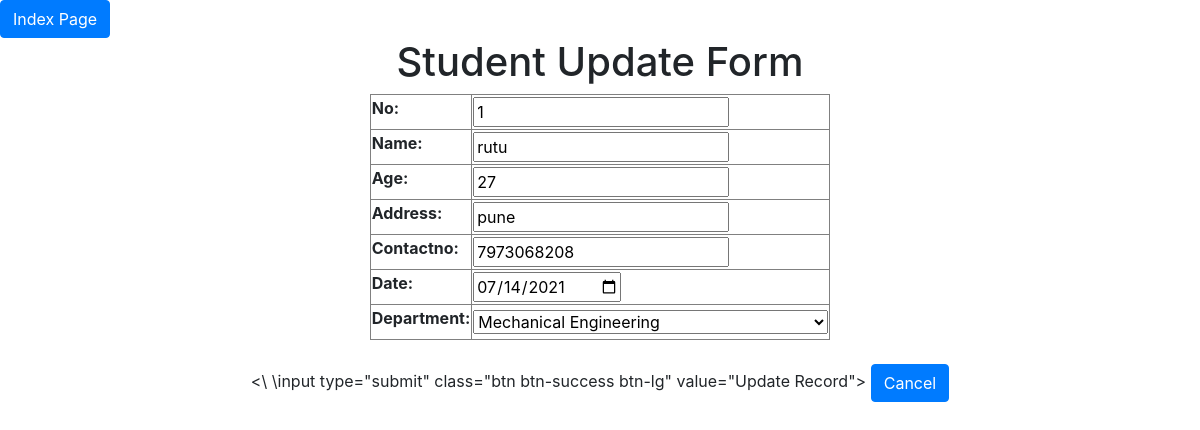
/update/12, run on the app's committed database.
### Testapp/models.py (models this page shows)
class Student(models.Model):
    no=models.IntegerField(blank=False,null=True,unique=True)
    name=models.CharField(max_length=100,blank=False,null=True)
    age=models.IntegerField(blank=False,null=True)
    address=models.CharField(max_length=100,blank=False,null=True)
    contactno=models.IntegerField(blank=False,null=True)
    date = models.DateField(null=True,blank=False)
    department=models.CharField(choices=StudentChoice,max_length=50,blank=False,null=True)

### Testapp/views.py (the view)
# urls.py: path('update/<int:id>',views.update_view),
def update_view(request,id):
   if request.method=='POST':
       student=Student.objects.get(id=id)
       form=StudentForm(request.POST,instance=student)
       if form.is_valid():
          form.save()
       return redirect('/')
   else:
       student=Student.objects.get(id=id)
       form=StudentForm(instance=student)
   return render(request,'html/update.html',{'form':form})

### Testapp/forms.py
class StudentForm(forms.ModelForm):
    class Meta:
        model=Student
        fields='__all__'
        widgets = {
            'date': DateInput(),
        }

### Template/html/update.html (shortened to what this page needs)
<!DOCTYPE html>
{%load static%}
<html lang="en" dir="ltr">
  <head>
    <link rel="stylesheet"href="{% static 'insert.css'%}">
      <link rel="stylesheet" href="https://maxcdn.bootstrapcdn.com/bootstrap/4.0.0/css/bootstrap.min.css">
  </head>
  <body>
    <a href="/" class='btn btn-primary'>Index Page</a>
    <div class="" align='center'>
    <h1>Student Update Form</h1>
    <form method="POST">
      <table border="1">
        {{form}}
      </table>
      <br>
      <\
      \input type="submit" class="btn btn-success btn-lg" value="Update Record">
      <a href="/" class='btn btn-primary '>Cancel</a>
   </form>
  </div>
  </body>
</html>

### Static/insert.css (style rules this page uses)
body { background-image: url('https://images.unsplash.com/photo-1530569673472-307dc017a82d?ixid=MnwxMjA3fDB8MHx0b3BpYy1mZWVkfDg2fDZzTVZqVExTa2VRfHxlbnwwfHx8fA%3D%3D&ixlib=rb-1.2.1&auto=format&fit=crop&w=600&q=60'); background-repeat: no-repeat; background-size: cover; }

### data on the page
Student: no "1", name "rutu", age "27", address "pune", contactno "7973068208", date "07/14/2021", department "Mechanical Engineering"
